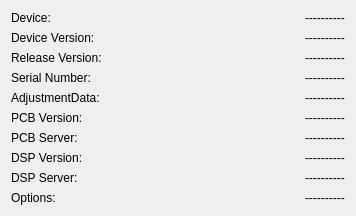
<?xml version="1.0" encoding="UTF-8"?>
<ui version="4.0">
 <class>VersionViewBase</class>
 <widget class="QDialog" name="VersionViewBase">
  <property name="geometry">
   <rect>
    <x>0</x>
    <y>0</y>
    <width>393</width>
    <height>281</height>
   </rect>
  </property>
  <property name="minimumSize">
   <size>
    <width>393</width>
    <height>281</height>
   </size>
  </property>
  <property name="windowTitle">
   <string>Versions</string>
  </property>
  <layout class="QHBoxLayout" name="horizontalLayout">
   <property name="sizeConstraint">
    <enum>QLayout::SetFixedSize</enum>
   </property>
   <item>
    <layout class="QVBoxLayout" name="verticalLayout">
     <item>
      <widget class="QLabel" name="DeviceLabel">
       <property name="text">
        <string>Device:</string>
       </property>
       <property name="wordWrap">
        <bool>false</bool>
       </property>
      </widget>
     </item>
     <item>
      <widget class="QLabel" name="DevVersionLabel">
       <property name="text">
        <string>Device Version:</string>
       </property>
       <property name="wordWrap">
        <bool>false</bool>
       </property>
      </widget>
     </item>
     <item>
      <widget class="QLabel" name="ReleaseNumberLabel">
       <property name="text">
        <string>Release Version:</string>
       </property>
      </widget>
     </item>
     <item>
      <widget class="QLabel" name="SerialNrLabel">
       <property name="text">
        <string>Serial Number:</string>
       </property>
       <property name="wordWrap">
        <bool>false</bool>
       </property>
      </widget>
     </item>
     <item>
      <widget class="QLabel" name="AdjDataLabel">
       <property name="text">
        <string>AdjustmentData:</string>
       </property>
       <property name="wordWrap">
        <bool>false</bool>
       </property>
      </widget>
     </item>
     <item>
      <widget class="QLabel" name="PCBVersionLabel">
       <property name="text">
        <string>PCB Version:</string>
       </property>
       <property name="wordWrap">
        <bool>false</bool>
       </property>
      </widget>
     </item>
     <item>
      <widget class="QLabel" name="PCBServerLabel">
       <property name="text">
        <string>PCB Server:</string>
       </property>
       <property name="wordWrap">
        <bool>false</bool>
       </property>
      </widget>
     </item>
     <item>
      <widget class="QLabel" name="DSPVersionLabel">
       <property name="text">
        <string>DSP Version:</string>
       </property>
       <property name="wordWrap">
        <bool>false</bool>
       </property>
      </widget>
     </item>
     <item>
      <widget class="QLabel" name="DSPServerLabel">
       <property name="text">
        <string>DSP Server:</string>
       </property>
       <property name="wordWrap">
        <bool>false</bool>
       </property>
      </widget>
     </item>
     <item>
      <widget class="QLabel" name="OptionsLabel">
       <property name="text">
        <string>Options:</string>
       </property>
      </widget>
     </item>
    </layout>
   </item>
   <item>
    <spacer name="horizontalSpacer">
     <property name="orientation">
      <enum>Qt::Horizontal</enum>
     </property>
     <property name="sizeHint" stdset="0">
      <size>
       <width>197</width>
       <height>20</height>
      </size>
     </property>
    </spacer>
   </item>
   <item>
    <layout class="QVBoxLayout" name="verticalLayout_2">
     <item>
      <widget class="QLabel" name="DeviceText">
       <property name="text">
        <string>----------</string>
       </property>
      </widget>
     </item>
     <item>
      <widget class="QLabel" name="DeviceVersionText">
       <property name="text">
        <string>----------</string>
       </property>
      </widget>
     </item>
     <item>
      <widget class="QLabel" name="ReleaseNumberText">
       <property name="text">
        <string>----------</string>
       </property>
      </widget>
     </item>
     <item>
      <widget class="QLabel" name="SerialNrText">
       <property name="text">
        <string>----------</string>
       </property>
      </widget>
     </item>
     <item>
      <widget class="QLabel" name="AdjDataText">
       <property name="text">
        <string>----------</string>
       </property>
      </widget>
     </item>
     <item>
      <widget class="QLabel" name="PCBVersionText">
       <property name="text">
        <string>----------</string>
       </property>
      </widget>
     </item>
     <item>
      <widget class="QLabel" name="PCBServerText">
       <property name="text">
        <string>----------</string>
       </property>
      </widget>
     </item>
     <item>
      <widget class="QLabel" name="DSPVersionText">
       <property name="text">
        <string>----------</string>
       </property>
      </widget>
     </item>
     <item>
      <widget class="QLabel" name="DSPServerText">
       <property name="text">
        <string>----------</string>
       </property>
      </widget>
     </item>
     <item>
      <widget class="QLabel" name="Opions">
       <property name="text">
        <string>----------</string>
       </property>
      </widget>
     </item>
    </layout>
   </item>
  </layout>
 </widget>
 <layoutdefault spacing="6" margin="11"/>
 <pixmapfunction>qPixmapFromMimeSource</pixmapfunction>
 <resources/>
 <connections/>
</ui>
